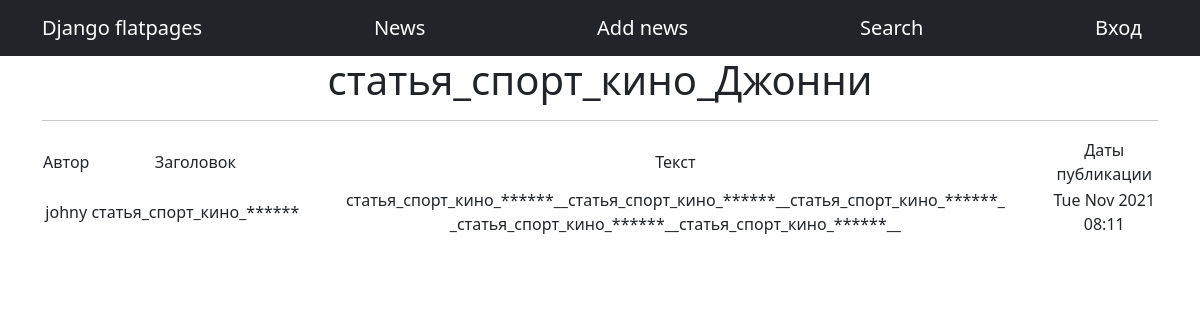
The page /1 on the database its author committed.
### NewsPortal/models.py (models this page shows, shortened)
class Post(models.Model):
    article = 'a'
    news = 'n'
    POST_TYPE = [
        (article, "Статья"),
        (news, "Новость")
    ]
    author = models.ForeignKey(Author, on_delete = models.CASCADE)
    post_type = models.CharField(max_length = 1, choices = POST_TYPE, default = article)
    created = models.DateTimeField(auto_now_add = True)
    cats = models.ManyToManyField(Category, through = 'PostCategory')
    title = models.CharField(max_length = 256)
    text = models.TextField()
    rating = models.IntegerField(default = 0)

class Author(models.Model):
    user = models.OneToOneField(User, on_delete = models.CASCADE)
    rating = models.IntegerField(default = 0)

### NewsPortal/views.py (the view)
# urls.py: path('<int:pk>', PostDetail.as_view()),
class PostDetail(DetailView):
    model = Post
    template_name = 'new.html'
    context_object_name = 'news'

### NewsPortal/templatetags/custom_filters.py (called while the page is built)
@register.filter(name='censor')
def censor(value):
    for st in censors:
        value = value.replace(st, str(len(st)*'*'))
    return value

### templates/new.html (shortened to what this page needs)
{% extends 'flatpages/default.html' %}
{% load custom_filters %}
{% block content %}
    <h1>{{news.title}}</h1>
    <hr>
    {% if news %}
        <table>
            <tr>
                <td>
                    Автор
                </td>
                <td>
                    Заголовок
                </td>
                <td>
                    Текст
                </td>
                <td>
                    Даты публикации
                </td>
            </tr>
            <tr>
                <td>
                    {{ news.author.user }}
                </td>
                <td>
                    {{ news.title|censor }}
                <td>
                    {{ news.text|censor }}
                </td>
                <td>
                    {{ news.created| date:'D M Y H:m' }}
                </td>
            </tr>
        </table>
    {% else %}
        <h2>Новостей нет!</h2>
    {% endif %}
{% endblock content %}

### rows shown on the page
Post: title "статья_спорт_кино_Джонни", author.user "johny", title|censor "статья_спорт_кино_******", text|censor "статья_спорт_кино_******__статья_спорт_кино_******__статья_спорт_кино_******_ _статья_спорт_кино_******__статья_спорт_кино_******__", created "Tue Nov 2021 08:11"
